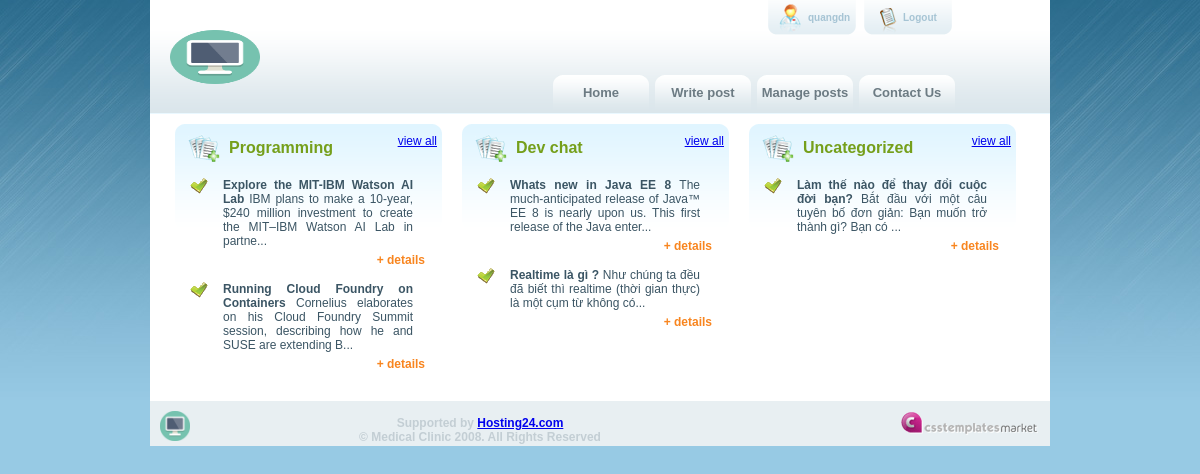
Screenshot of /admin/fontend/index.php (signed in) with the database file from the repository.
### tables this page shows
CREATE TABLE `category` (
  `id` int(11) NOT NULL,
  `name` varchar(500) NOT NULL,
  `user_id` varchar(500) NOT NULL
);

CREATE TABLE `post` (
  `id` int(11) NOT NULL,
  `user_id` varchar(500) NOT NULL,
  `category_id` varchar(500) NOT NULL,
  `title` varchar(255) DEFAULT NULL,
  `content` text,
  `status` varchar(500) NOT NULL
);

### admin/lib/Database.php (called while the page is built, shortened)
<?php
class Database {
    public $link;
    public function __construct() {
        $this->link = mysqli_connect("localhost", "root", "root", "antoanphanmem");
        mysqli_set_charset($this->link, "utf8");
    }
    public function usequery($command) {
        if (!empty($command)) {
            $rs = mysqli_query($this->link, $command);
        }
        return $rs;
    }
    public function getAllCategories(){
        $query = "SELECT * FROM category";
        $result = $this->usequery($query);
        $data1 = [];
        if ($result) {
            while ($num = mysqli_fetch_assoc($result)) {
                $data1[] = $num;
            }
        }
        return $data1;
    }
    public function getPostByCategoryId($category_id){
        $query = "SELECT * FROM `post` WHERE `category_id` = $category_id";
        $result = $this->usequery($query);
        $data1 = [];
        if ($result) {
            while ($num = mysqli_fetch_assoc($result)) {
                $data1[] = $num;
            }
        }
        return $data1;
    }
}
?>

### admin/fontend/index.php (the view, shortened to what this page needs)
<?php
require_once '../lib/Database.php';
$db=new Database();
include_once 'layout/header.php';
$results = $db->getAllCategories();
?>
    <div id="main_content">
<?php
foreach ($results as $result):
?>
        <div class="box_content">
            <div class="box_title">
                <div class="title_icon"><img src="assets/images/mini_icon2.gif" alt="" title="" /></div>
                <h2><?= $result['name'] ?></h2>
                <a href="#" class="view-all">view all</a>
            </div>
            <?php
                $posts = $db->getPostByCategoryId($result['id']);
                foreach ($posts as $post):
            ?>
                    <div class="box_text_content"> <img src="assets/images/checked.gif" alt="" title="" class="box_icon" />
                        <div class="box_text">
                            <b><?= $post['title'] ?></b>
                            <?= substr($post['content'],0,100); ?>...
                        </div>
                        <a href="#" class="details">+ details</a>
                    </div>
            <?php
                endforeach;
            ?>
        </div>
<?php
endforeach;
?>
    </div>
<?php
require_once 'layout/footer.php';

### rows the page displays
category: name "Programming"
post: title "Explore the MIT-IBM Watson AI Lab", content "IBM plans to make a 10-year, $240 million investment to create the MIT–IBM Watson AI Lab in partne"
post: title "Running Cloud Foundry on Containers", content "Cornelius elaborates on his Cloud Foundry Summit session, describing how he and SUSE are extending B"
category: name "Dev chat"
post: title "Whats new in Java EE 8", content "The much-anticipated release of Java™ EE 8 is nearly upon us. This first release of the Java enter"
post: title "Realtime là gì ?", content "Như chúng ta đều đã biết thì realtime (thời gian thực) là một cụm từ không có"
category: name "Uncategorized"
post: title "Làm thế nào để thay đổi cuộc đời bạn?", content "Bắt đầu với một câu tuyên bố đơn giản: Bạn muốn trở thành gì? Bạn có"

### other values shown
$user_name "quangdn"
